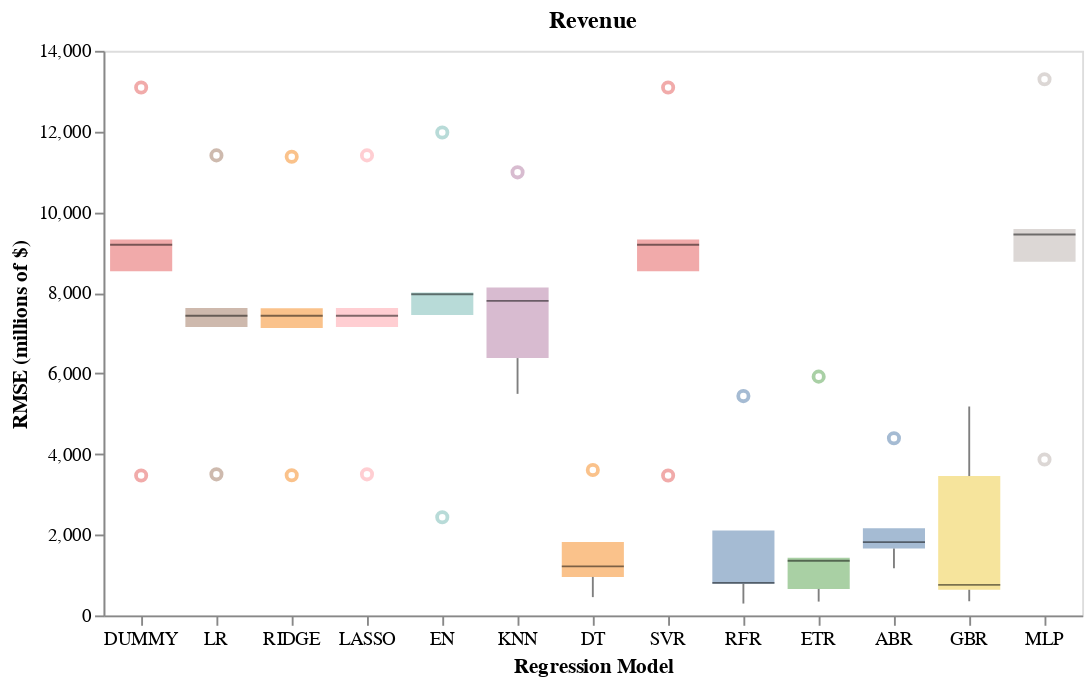

The code cell stored with this chart in its notebook:
### Code cell
# Let's try a better looking chart in altair
df_rev = pd.DataFrame({
    "model": np.concatenate([[n]*len(v) for n, v in zip(names, kfold_results_rev)]),
    "rmse":  np.concatenate(kfold_results_rev)
})

df_rev['rmse'] = df_rev['rmse']/1_000_000

rev_chart = alt.Chart(df_rev).mark_boxplot(size=33, opacity=0.5, median={'color': 'black', 'strokeWidth': 3}).encode(
    x=alt.X('model:N', sort=names, title='Regression Model', axis = alt.Axis(labelAngle = 0, grid = False)),
    y=alt.Y('rmse:Q', title='RMSE (millions of $)', axis = alt.Axis(grid = False)),
    color = alt.Color('model:N', legend=None)
).properties(
    width=40*len(names), height=300,
    title='Revenue'
)

rev_chart

### Figure 1 — Vega-Lite specification as saved in the notebook (floating-point values rounded to 4 significant figures)
{"config": {"view": {"continuousWidth": 300, "continuousHeight": 300}}, "data": {"name": "data-bdc809d3e23f07031947bd549f43cd1f"}, "mark": {"type": "boxplot", "median": {"color": "black", "strokeWidth": 3}, "opacity": 0.5, "size": 33}, "encoding": {"color": {"field": "model", "legend": null, "type": "nominal"}, "x": {"axis": {"grid": false, "labelAngle": 0}, "field": "model", "sort": ["DUMMY", "LR", "RIDGE", "LASSO", "EN", "KNN", "DT", "SVR", "RFR", "ETR", "ABR", "GBR", "MLP"], "title": "Regression Model", "type": "nominal"}, "y": {"axis": {"grid": false}, "field": "rmse", "title": "RMSE (millions of $)", "type": "quantitative"}}, "height": 300, "title": "Revenue", "width": 520, "$schema": "https://vega.github.io/schema/vega-lite/v5.20.1.json", "datasets": {"data-bdc809d3e23f07031947bd549f43cd1f": [{"model": "DUMMY", "rmse": 13090.0}, {"model": "DUMMY", "rmse": 8532.0}, {"model": "DUMMY", "rmse": 3471.0}, {"model": "DUMMY", "rmse": 9323.0}, {"model": "DUMMY", "rmse": 9192.0}, {"model": "LR", "rmse": 11410.0}, {"model": "LR", "rmse": 7149.0}, {"model": "LR", "rmse": 3498.0}, {"model": "LR", "rmse": 7430.0}, {"model": "LR", "rmse": 7623.0}, {"model": "RIDGE", "rmse": 11370.0}, {"model": "RIDGE", "rmse": 7124.0}, {"model": "RIDGE", "rmse": 3476.0}, {"model": "RIDGE", "rmse": 7429.0}, {"model": "RIDGE", "rmse": 7619.0}, {"model": "LASSO", "rmse": 11410.0}, {"model": "LASSO", "rmse": 7149.0}, {"model": "LASSO", "rmse": 3498.0}, {"model": "LASSO", "rmse": 7430.0}, {"model": "LASSO", "rmse": 7623.0}, {"model": "EN", "rmse": 11980.0}, {"model": "EN", "rmse": 7449.0}, {"model": "EN", "rmse": 2436.0}, {"model": "EN", "rmse": 8007.0}, {"model": "EN", "rmse": 7963.0}, {"model": "KNN", "rmse": 10990.0}, {"model": "KNN", "rmse": 6382.0}, {"model": "KNN", "rmse": 5494.0}, {"model": "KNN", "rmse": 7800.0}, {"model": "KNN", "rmse": 8133.0}, {"model": "DT", "rmse": 3607.0}, {"model": "DT", "rmse": 954.8}, {"model": "DT", "rmse": 453.7}, {"model": "DT", "rmse": 1819.0}, {"model": "DT", "rmse": 1215.0}, {"model": "SVR", "rmse": 13090.0}, {"model": "SVR", "rmse": 8532.0}, {"model": "SVR", "rmse": 3471.0}, {"model": "SVR", "rmse": 9323.0}, {"model": "SVR", "rmse": 9192.0}, {"model": "RFR", "rmse": 5438.0}, {"model": "RFR", "rmse": 807.5}, {"model": "RFR", "rmse": 294.2}, {"model": "RFR", "rmse": 2104.0}, {"model": "RFR", "rmse": 783.1}, {"model": "ETR", "rmse": 5921.0}, {"model": "ETR", "rmse": 1355.0}, {"model": "ETR", "rmse": 342.9}, {"model": "ETR", "rmse": 1429.0}, {"model": "ETR", "rmse": 656.7}, {"model": "ABR", "rmse": 4392.0}, {"model": "ABR", "rmse": 1661.0}, {"model": "ABR", "rmse": 1173.0}, {"model": "ABR", "rmse": 2161.0}, {"model": "ABR", "rmse": 1817.0}, {"model": "GBR", "rmse": 5180.0}, {"model": "GBR", "rmse": 638.0}, {"model": "GBR", "rmse": 351.5}, {"model": "GBR", "rmse": 3456.0}, {"model": "GBR", "rmse": 756.2}, {"model": "MLP", "rmse": 13300.0}, {"model": "MLP", "rmse": 8769.0}, {"model": "MLP", "rmse": 3866.0}, {"model": "MLP", "rmse": 9581.0}, {"model": "MLP", "rmse": 9444.0}]}}
